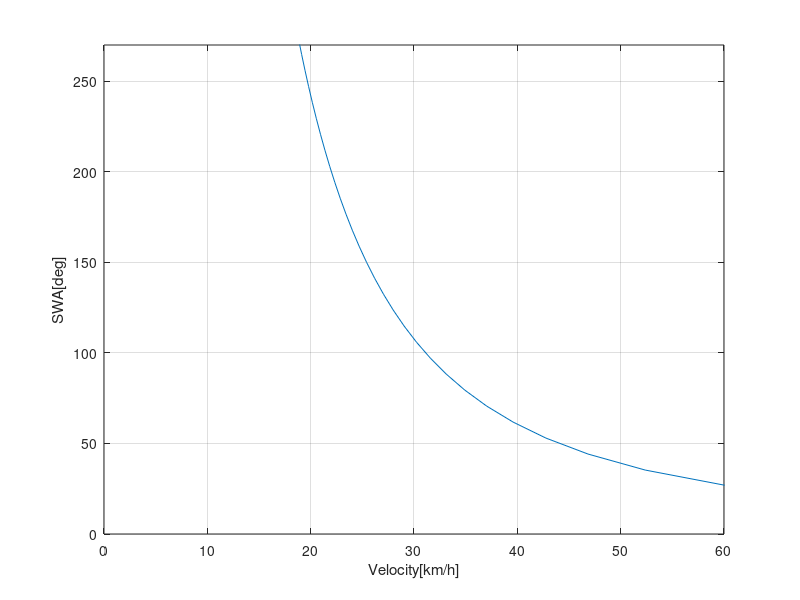

MATLAB code for this plot:
% Roll_Over Condition Check
%%
% under assumption of (1)
w = 0.88;
h = 0.764;
ay_max = 9.8*w/(2*h);
theta = 0:0.01:30/180*3.14;
v = [];
for i = 1: length(theta)
v(i) = sqrt(ay_max*1.5/theta(i));
end

sw_ratio = 15.4;
plot(v*3.6, theta*sw_ratio/3.14*180);
xlabel('Velocity[km/h]')
ylabel('SWA[deg]')
axis([0,60,0,270])
grid on